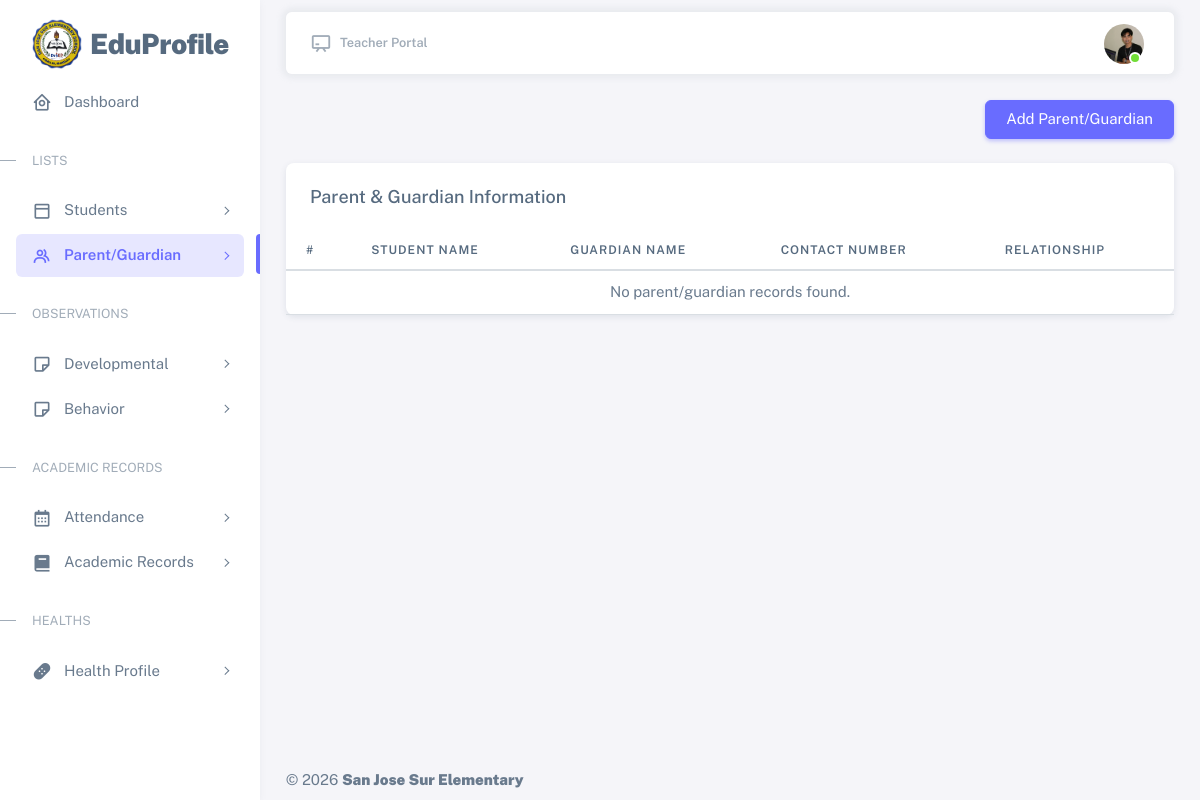
Before: /resources/views/teacher/parent-guardian.php (signed in) with the older database file.
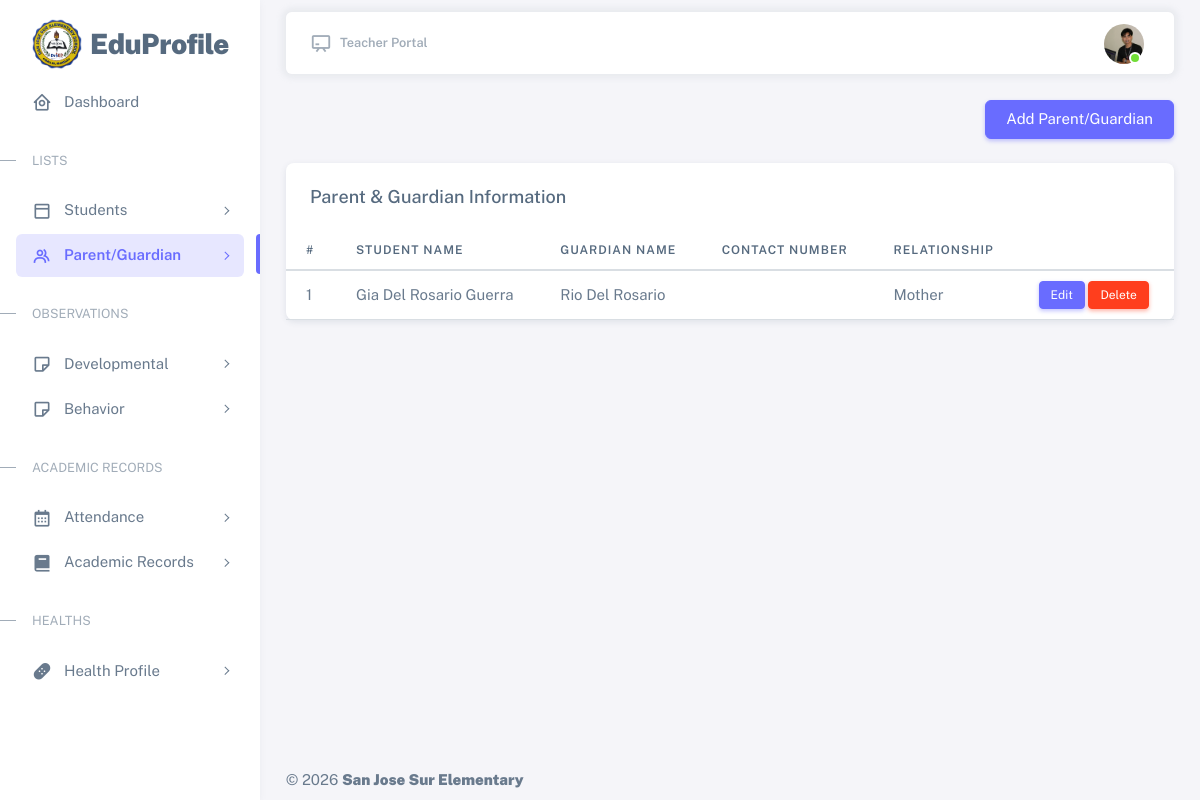
After: the same page with the newer database file.
### tables this page shows
CREATE TABLE `parents_guardians` (
  `id` int(11) NOT NULL,
  `student_id` int(11) NOT NULL,
  `recorded_by` int(11) DEFAULT NULL,
  `father_name` varchar(50) DEFAULT NULL,
  `father_occupation` varchar(50) DEFAULT NULL,
  `father_contact` varchar(50) DEFAULT NULL,
  `mother_name` varchar(50) DEFAULT NULL,
  `mother_occupation` varchar(50) DEFAULT NULL,
  `mother_contact` varchar(50) DEFAULT NULL,
  `guardian_name` varchar(50) DEFAULT NULL,
  `guardian_relationship` varchar(50) DEFAULT NULL,
  `guardian_contact` varchar(50) DEFAULT NULL,
  `created_at` timestamp NOT NULL DEFAULT current_timestamp(),
  `updated_at` timestamp NOT NULL DEFAULT current_timestamp() ON UPDATE current_timestamp()
);

CREATE TABLE `students` (
  `id` int(11) NOT NULL,
  `lrn` varchar(20) DEFAULT NULL,
  `first_name` varchar(100) NOT NULL,
  `middle_name` varchar(100) DEFAULT NULL,
  `last_name` varchar(100) NOT NULL,
  `suffix` varchar(20) DEFAULT NULL,
  `birth_date` date NOT NULL,
  `gender` enum('Male','Female') NOT NULL,
  `address` varchar(50) DEFAULT NULL,
  `school_year_id` int(11) NOT NULL,
  `grade_level_id` int(11) NOT NULL,
  `section_id` int(11) NOT NULL,
  `recorded_by` int(11) NOT NULL,
  `created_at` timestamp NOT NULL DEFAULT current_timestamp(),
  `updated_at` timestamp NOT NULL DEFAULT current_timestamp() ON UPDATE current_timestamp()
);

### app/controllers/teacher/ParentGuardianController.php (called while the page is built, shortened)
<?php
require_once __DIR__ . '/../../core/Controller.php';
require_once __DIR__ . '/../../models/teacher/ParentGuardianModel.php';
require_once __DIR__ . '/../../../database/config/config.php';
    class ParentGuardianController extends Controller{
        public function index(){
            return $this->model->index();
        }
    }
    try{
        $controller = new ParentGuardianController($con);
        $parentGuardians = $controller->index();
    }catch(Exception $e){
        error_log("Error " . $e->getMessage());
        die("An error occurred while initializing the controller.");
    }

### app/core/Controller.php (called while the page is built, shortened)
<?php
    abstract class Controller{
        public function __construct($model){
            $this->model = $model;
        }
    }

### app/core/Model.php (called while the page is built, shortened)
<?php
    class Model{
        public function __construct($con){
            $this->con = $con;
        }
    }

### app/models/teacher/ParentGuardianModel.php (called while the page is built, shortened)
<?php
require_once __DIR__ . '/../../core/Model.php';
    class ParentGuardianModel extends Model{
        protected $parent_guardian = 'parents_guardians';
        protected $students = 'students';
        protected $users = 'users';
        public function index(){
            try{
                $query = "SELECT
                    pg.*,
                    s.first_name AS student_first_name,
                    s.middle_name AS student_middle_name,
                    s.last_name AS student_last_name,
                    s.suffix AS student_suffix,
                    u.full_name AS recorded_by
                    FROM {$this->parent_guardian} pg
                    LEFT JOIN {$this->students} s ON pg.student_id = s.id
                    LEFT JOIN {$this->users} u ON pg.recorded_by = u.id
                ";
                $stmt = $this->con->prepare($query);
                $stmt->execute();
                $result = $stmt->get_result();
                return $result->fetch_all(MYSQLI_ASSOC);
            }catch(Exception $e){
                error_log("Error " . $e->getMessage());
                return [];
            }
        }
    }

### resources/views/teacher/parent-guardian.php (the view, shortened to what the changed rows need)
<?php
require_once __DIR__ . '/../../../app/controllers/teacher/ParentGuardianController.php';
?>
<!DOCTYPE html>
<html
  lang="en"
  class="light-style layout-menu-fixed"
  dir="ltr"
  data-theme="theme-default"
  data-assets-path="../../../public/assets/"
  data-template="vertical-menu-template-free"
>
<head>
  <link rel="stylesheet" href="../../../public/assets/vendor/fonts/boxicons.css" />
  <link rel="stylesheet" href="../../../public/assets/vendor/css/core.css" class="template-customizer-core-css" />
  <link rel="stylesheet" href="../../../public/assets/vendor/css/theme-default.css" class="template-customizer-theme-css" />
  <link rel="stylesheet" href="../../../public/assets/css/demo.css" />
  <link rel="stylesheet" href="../../../public/assets/vendor/libs/perfect-scrollbar/perfect-scrollbar.css" />
</head>
<body>
    <?php require_once __DIR__ . '/partials/sidebar.php'; ?>
    <?php require_once __DIR__ . '/partials/topbar.php'; ?>
    <div class="card mt-4">
        <div class="table-responsive nowrap">
            <table class="table">
                <thead>
                    <tr>
                        <th>#</th>
                        <th>Student Name</th>
                        <th>Guardian Name</th>
                        <th>Contact Number</th>
                        <th>Relationship</th>
                    </tr>
                </thead>
                <tbody>
                    <?php if (!empty($parentGuardians)) : ?>
                        <?php foreach ($parentGuardians as $index => $parentGuardian) : ?>
                            <tr>
                                <td><?= $index + 1 ?></td>
                                <td><?= htmlspecialchars($parentGuardian['student_first_name'] . ' ' . $parentGuardian['student_middle_name'] . ' ' . $parentGuardian['student_last_name'] . ' ' . $parentGuardian['student_suffix']) ?></td>
                                <td><?= htmlspecialchars($parentGuardian['guardian_name']) ?></td>
                                <td><?= htmlspecialchars($parentGuardian['guardian_contact']) ?></td>
                                <td><?= htmlspecialchars($parentGuardian['guardian_relationship']) ?></td>
                                <td>
                                    <button
                                        class="btn btn-sm btn-primary"
                                        data-bs-toggle="modal"
                                        data-bs-target="#editParentModal"
                                        data-id="<?= htmlspecialchars($parentGuardian['id']) ?>"
                                        data-student-id="<?= htmlspecialchars($parentGuardian['student_id']) ?>"
                                        data-father-name="<?= htmlspecialchars($parentGuardian['father_name']) ?>"
                                        data-father-occupation="<?= htmlspecialchars($parentGuardian['father_occupation']) ?>"
                                        data-father-contact="<?= htmlspecialchars($parentGuardian['father_contact']) ?>"
                                        data-mother-name="<?= htmlspecialchars($parentGuardian['mother_name']) ?>"
                                        data-mother-occupation="<?= htmlspecialchars($parentGuardian['mother_occupation']) ?>"
                                        data-mother-contact="<?= htmlspecialchars($parentGuardian['mother_contact']) ?>"
                                        data-guardian-name="<?= htmlspecialchars($parentGuardian['guardian_name']) ?>"
                                        data-guardian-relationship="<?= htmlspecialchars($parentGuardian['guardian_relationship']) ?>"
                                        data-guardian-contact="<?= htmlspecialchars($parentGuardian['guardian_contact']) ?>"
                                        onclick="editParentGuardian(this)"
                                    >Edit</button>
                                    <form action="../../../app/controllers/teacher/ParentGuardianController.php" method="post" class="d-inline">
                                        <button
                                            type="submit"
                                            name="delete_parent_guardian"
                                            class="btn btn-sm btn-danger"
                                            onclick="return confirm('Are you sure you want to delete this record?');">
                                            Delete
                                        </button>
                                    </form>
                                </td>
                            </tr>
                        <?php endforeach; ?>
                    <?php else : ?>
                        <tr>
                            <td colspan="5" class="text-center">No parent/guardian records found.</td>
                        </tr>
                    <?php endif; ?>
                </tbody>
            </table>
        </div>
    </div>
    <?php require_once __DIR__ . '/partials/footer.php'; ?>
</body>
</html>

Changed rows visible on the page:
added parents_guardians: student.suffix "Gia Del Rosario Guerra", guardian_name "Rio Del Rosario", guardian_relationship "Mother"
Other visible differences:
text no longer shown: "No parent/guardian records found."
